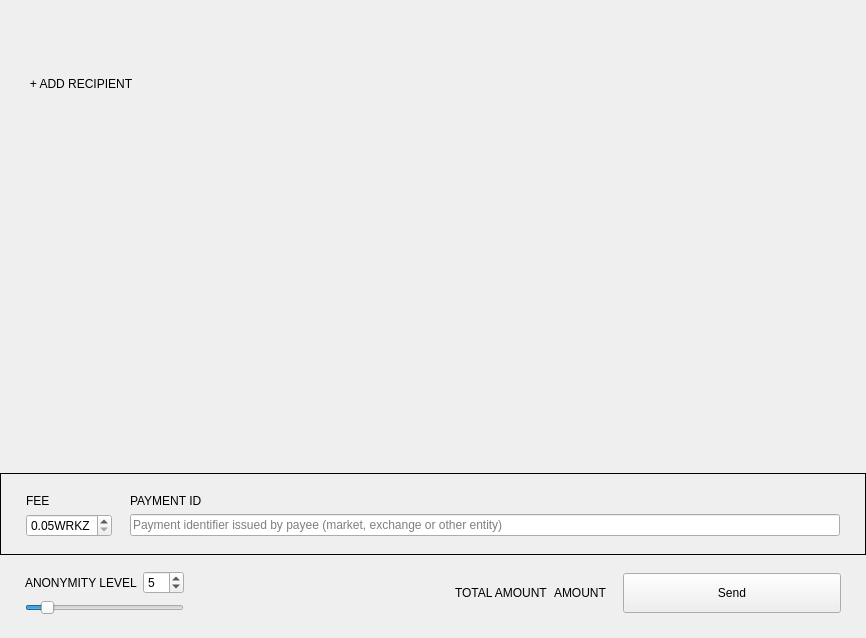
<?xml version="1.0" encoding="UTF-8"?>
<ui version="4.0">
 <class>SendFrame</class>
 <widget class="QFrame" name="SendFrame">
  <property name="geometry">
   <rect>
    <x>0</x>
    <y>0</y>
    <width>866</width>
    <height>638</height>
   </rect>
  </property>
  <property name="windowTitle">
   <string>Frame</string>
  </property>
  <property name="frameShape">
   <enum>QFrame::NoFrame</enum>
  </property>
  <property name="frameShadow">
   <enum>QFrame::Raised</enum>
  </property>
  <layout class="QVBoxLayout" name="verticalLayout">
   <property name="spacing">
    <number>5</number>
   </property>
   <property name="sizeConstraint">
    <enum>QLayout::SetDefaultConstraint</enum>
   </property>
   <property name="leftMargin">
    <number>0</number>
   </property>
   <property name="topMargin">
    <number>0</number>
   </property>
   <property name="rightMargin">
    <number>0</number>
   </property>
   <property name="bottomMargin">
    <number>0</number>
   </property>
   <item>
    <widget class="WalletGui::ResizableScrollArea" name="m_sendScrollarea">
     <property name="enabled">
      <bool>true</bool>
     </property>
     <property name="sizePolicy">
      <sizepolicy hsizetype="MinimumExpanding" vsizetype="Preferred">
       <horstretch>0</horstretch>
       <verstretch>0</verstretch>
      </sizepolicy>
     </property>
     <property name="autoFillBackground">
      <bool>false</bool>
     </property>
     <property name="styleSheet">
      <string notr="true"/>
     </property>
     <property name="frameShape">
      <enum>QFrame::NoFrame</enum>
     </property>
     <property name="sizeAdjustPolicy">
      <enum>QAbstractScrollArea::AdjustToContents</enum>
     </property>
     <property name="widgetResizable">
      <bool>true</bool>
     </property>
     <widget class="QWidget" name="scrollAreaWidgetContents">
      <property name="geometry">
       <rect>
        <x>0</x>
        <y>0</y>
        <width>866</width>
        <height>69</height>
       </rect>
      </property>
      <property name="sizePolicy">
       <sizepolicy hsizetype="Preferred" vsizetype="Preferred">
        <horstretch>0</horstretch>
        <verstretch>0</verstretch>
       </sizepolicy>
      </property>
      <property name="styleSheet">
       <string notr="true"/>
      </property>
      <layout class="QVBoxLayout" name="m_transfersLayout">
       <property name="spacing">
        <number>0</number>
       </property>
       <property name="sizeConstraint">
        <enum>QLayout::SetNoConstraint</enum>
       </property>
       <property name="leftMargin">
        <number>0</number>
       </property>
       <property name="topMargin">
        <number>0</number>
       </property>
       <property name="rightMargin">
        <number>0</number>
       </property>
       <property name="bottomMargin">
        <number>0</number>
       </property>
      </layout>
     </widget>
    </widget>
   </item>
   <item>
    <layout class="QHBoxLayout" name="horizontalLayout_2">
     <property name="spacing">
      <number>0</number>
     </property>
     <item>
      <spacer name="horizontalSpacer_3">
       <property name="orientation">
        <enum>Qt::Horizontal</enum>
       </property>
       <property name="sizeType">
        <enum>QSizePolicy::Fixed</enum>
       </property>
       <property name="sizeHint" stdset="0">
        <size>
         <width>25</width>
         <height>20</height>
        </size>
       </property>
      </spacer>
     </item>
     <item>
      <widget class="WalletGui::WalletNormalLinkLikeButton" name="m_addRecipientButton">
       <property name="cursor">
        <cursorShape>PointingHandCursor</cursorShape>
       </property>
       <property name="focusPolicy">
        <enum>Qt::NoFocus</enum>
       </property>
       <property name="text">
        <string>+ ADD RECIPIENT</string>
       </property>
       <property name="flat">
        <bool>true</bool>
       </property>
      </widget>
     </item>
     <item>
      <spacer name="horizontalSpacer_2">
       <property name="orientation">
        <enum>Qt::Horizontal</enum>
       </property>
       <property name="sizeHint" stdset="0">
        <size>
         <width>478</width>
         <height>17</height>
        </size>
       </property>
      </spacer>
     </item>
    </layout>
   </item>
   <item>
    <spacer name="verticalSpacer_2">
     <property name="orientation">
      <enum>Qt::Vertical</enum>
     </property>
     <property name="sizeType">
      <enum>QSizePolicy::MinimumExpanding</enum>
     </property>
     <property name="sizeHint" stdset="0">
      <size>
       <width>20</width>
       <height>20</height>
      </size>
     </property>
    </spacer>
   </item>
   <item>
    <widget class="QFrame" name="m_sendFeeFrame">
     <property name="frameShape">
      <enum>QFrame::Box</enum>
     </property>
     <property name="frameShadow">
      <enum>QFrame::Plain</enum>
     </property>
     <layout class="QGridLayout" name="gridLayout_2">
      <property name="leftMargin">
       <number>25</number>
      </property>
      <property name="topMargin">
       <number>20</number>
      </property>
      <property name="rightMargin">
       <number>25</number>
      </property>
      <property name="bottomMargin">
       <number>17</number>
      </property>
      <property name="horizontalSpacing">
       <number>18</number>
      </property>
      <item row="0" column="0">
       <widget class="WalletGui::WalletNormalGrayTextLabel" name="label_3">
        <property name="text">
         <string>FEE</string>
        </property>
       </widget>
      </item>
      <item row="0" column="1">
       <widget class="WalletGui::WalletNormalGrayTextLabel" name="m_paymentIdTextLabel">
        <property name="text">
         <string>PAYMENT ID</string>
        </property>
       </widget>
      </item>
      <item row="1" column="0">
       <widget class="QDoubleSpinBox" name="m_feeSpin">
        <property name="buttonSymbols">
         <enum>QAbstractSpinBox::UpDownArrows</enum>
        </property>
        <property name="suffix">
         <string notr="true">WRKZ</string>
        </property>
        <property name="decimals">
         <number>2</number>
        </property>
        <property name="minimum">
         <double>0.05</double>
        </property>
        <property name="maximum">
         <double>2.00</double>
        </property>
        <property name="singleStep">
         <double>0.05</double>
        </property>
        <property name="value">
         <double>0.05</double>
        </property>
       </widget>
      </item>
      <item row="1" column="1">
       <widget class="WalletGui::ClearableLineEdit" name="m_paymentIdEdit">
        <property name="styleSheet">
         <string notr="true">[errorState=&quot;true&quot;] {
  border-color: #ef3131;
}</string>
        </property>
        <property name="placeholderText">
         <string>Payment identifier issued by payee (market, exchange or other entity)</string>
        </property>
       </widget>
      </item>
     </layout>
    </widget>
   </item>
   <item>
    <widget class="QFrame" name="m_mixinFrame">
     <property name="frameShape">
      <enum>QFrame::NoFrame</enum>
     </property>
     <property name="frameShadow">
      <enum>QFrame::Raised</enum>
     </property>
     <layout class="QGridLayout" name="gridLayout">
      <property name="leftMargin">
       <number>25</number>
      </property>
      <property name="topMargin">
       <number>11</number>
      </property>
      <property name="rightMargin">
       <number>25</number>
      </property>
      <property name="bottomMargin">
       <number>23</number>
      </property>
      <item row="0" column="2" rowspan="2">
       <widget class="QLabel" name="label">
        <property name="text">
         <string/>
        </property>
       </widget>
      </item>
      <item row="0" column="5" rowspan="2">
       <widget class="WalletGui::WalletExtraNormalBlackTextLabel" name="m_totalAmountLabel">
        <property name="text">
         <string>AMOUNT</string>
        </property>
        <property name="indent">
         <number>0</number>
        </property>
       </widget>
      </item>
      <item row="0" column="1">
       <widget class="QSpinBox" name="m_mixinSpin">
        <property name="minimum">
         <number>0</number>
        </property>
        <property name="maximum">
		<number>29</number>
        </property>
        <property name="value">
         <number>5</number>
        </property>
       </widget>
      </item>
      <item row="0" column="3" rowspan="2">
       <spacer name="horizontalSpacer">
        <property name="orientation">
         <enum>Qt::Horizontal</enum>
        </property>
        <property name="sizeType">
         <enum>QSizePolicy::Expanding</enum>
        </property>
        <property name="sizeHint" stdset="0">
         <size>
          <width>298</width>
          <height>20</height>
         </size>
        </property>
       </spacer>
      </item>
      <item row="1" column="0" colspan="2">
       <widget class="QSlider" name="m_mixinSlider">
        <property name="maximumSize">
         <size>
          <width>16777215</width>
          <height>16777215</height>
         </size>
        </property>
        <property name="minimum">
         <number>0</number>
        </property>
        <property name="maximum">
         <number>29</number>
        </property>
        <property name="pageStep">
         <number>1</number>
        </property>
        <property name="value">
         <number>3</number>
        </property>
        <property name="tracking">
         <bool>false</bool>
        </property>
        <property name="orientation">
         <enum>Qt::Horizontal</enum>
        </property>
       </widget>
      </item>
      <item row="0" column="7" rowspan="2">
       <widget class="WalletGui::WalletLargeBlueButton" name="m_sendButton">
        <property name="sizePolicy">
         <sizepolicy hsizetype="Fixed" vsizetype="Fixed">
          <horstretch>0</horstretch>
          <verstretch>0</verstretch>
         </sizepolicy>
        </property>
        <property name="minimumSize">
         <size>
          <width>218</width>
          <height>40</height>
         </size>
        </property>
        <property name="maximumSize">
         <size>
          <width>218</width>
          <height>40</height>
         </size>
        </property>
        <property name="focusPolicy">
         <enum>Qt::NoFocus</enum>
        </property>
        <property name="text">
         <string>Send</string>
        </property>
       </widget>
      </item>
      <item row="0" column="4" rowspan="2">
       <widget class="WalletGui::WalletNormalGrayTextLabel" name="label_2">
        <property name="text">
         <string>TOTAL AMOUNT</string>
        </property>
       </widget>
      </item>
      <item row="0" column="0">
       <widget class="WalletGui::WalletNormalGrayTextLabel" name="m_mixinTextLabel">
        <property name="text">
         <string>ANONYMITY LEVEL</string>
        </property>
       </widget>
      </item>
      <item row="0" column="6" rowspan="2">
       <spacer name="horizontalSpacer_4">
        <property name="orientation">
         <enum>Qt::Horizontal</enum>
        </property>
        <property name="sizeType">
         <enum>QSizePolicy::Fixed</enum>
        </property>
        <property name="sizeHint" stdset="0">
         <size>
          <width>10</width>
          <height>20</height>
         </size>
        </property>
       </spacer>
      </item>
     </layout>
    </widget>
   </item>
  </layout>
 </widget>
 <customwidgets>
  <customwidget>
   <class>WalletGui::WalletNormalGrayTextLabel</class>
   <extends>QLabel</extends>
   <header>Gui/Common/WalletTextLabel.h</header>
  </customwidget>
  <customwidget>
   <class>WalletGui::WalletLargeBlueButton</class>
   <extends>QPushButton</extends>
   <header>Gui/Common/WalletBlueButton.h</header>
  </customwidget>
  <customwidget>
   <class>WalletGui::ClearableLineEdit</class>
   <extends>QLineEdit</extends>
   <header>Gui/Common/ClearableLineEdit.h</header>
  </customwidget>
  <customwidget>
   <class>WalletGui::ResizableScrollArea</class>
   <extends>QScrollArea</extends>
   <header>Gui/Common/ResizableScrollArea.h</header>
   <container>1</container>
  </customwidget>
  <customwidget>
   <class>WalletGui::WalletNormalLinkLikeButton</class>
   <extends>QPushButton</extends>
   <header>Gui/Common/WalletLinkLikeButton.h</header>
  </customwidget>
  <customwidget>
   <class>WalletGui::WalletExtraNormalBlackTextLabel</class>
   <extends>QLabel</extends>
   <header>Gui/Common/WalletTextLabel.h</header>
  </customwidget>
 </customwidgets>
 <tabstops>
  <tabstop>m_paymentIdEdit</tabstop>
  <tabstop>m_mixinSlider</tabstop>
  <tabstop>m_sendScrollarea</tabstop>
 </tabstops>
 <resources/>
 <connections>
  <connection>
   <sender>m_sendButton</sender>
   <signal>clicked()</signal>
   <receiver>SendFrame</receiver>
   <slot>sendClicked()</slot>
   <hints>
    <hint type="sourcelabel">
     <x>53</x>
     <y>561</y>
    </hint>
    <hint type="destinationlabel">
     <x>432</x>
     <y>294</y>
    </hint>
   </hints>
  </connection>
  <connection>
   <sender>m_mixinSlider</sender>
   <signal>valueChanged(int)</signal>
   <receiver>SendFrame</receiver>
   <slot>mixinValueChanged(int)</slot>
   <hints>
    <hint type="sourcelabel">
     <x>221</x>
     <y>520</y>
    </hint>
    <hint type="destinationlabel">
     <x>432</x>
     <y>294</y>
    </hint>
   </hints>
  </connection>
  <connection>
   <sender>m_addRecipientButton</sender>
   <signal>clicked()</signal>
   <receiver>SendFrame</receiver>
   <slot>addRecipientClicked()</slot>
   <hints>
    <hint type="sourcelabel">
     <x>78</x>
     <y>414</y>
    </hint>
    <hint type="destinationlabel">
     <x>432</x>
     <y>294</y>
    </hint>
   </hints>
  </connection>
  <connection>
   <sender>m_paymentIdEdit</sender>
   <signal>textChanged(QString)</signal>
   <receiver>SendFrame</receiver>
   <slot>validatePaymentId(QString)</slot>
   <hints>
    <hint type="sourcelabel">
     <x>538</x>
     <y>521</y>
    </hint>
    <hint type="destinationlabel">
     <x>432</x>
     <y>318</y>
    </hint>
   </hints>
  </connection>
  <connection>
   <sender>m_mixinSpin</sender>
   <signal>valueChanged(int)</signal>
   <receiver>SendFrame</receiver>
   <slot>mixinValueChanged(int)</slot>
   <hints>
    <hint type="sourcelabel">
     <x>201</x>
     <y>575</y>
    </hint>
    <hint type="destinationlabel">
     <x>432</x>
     <y>318</y>
    </hint>
   </hints>
  </connection>
 </connections>
 <slots>
  <slot>sendClicked()</slot>
  <slot>clearAllClicked()</slot>
  <slot>addRecipientClicked()</slot>
  <slot>mixinValueChanged(int)</slot>
  <slot>validatePaymentId(QString)</slot>
 </slots>
</ui>
